Frame 1 (no input): blank canvas, image omitted
Frame 60 (no input): blank canvas, image omitted
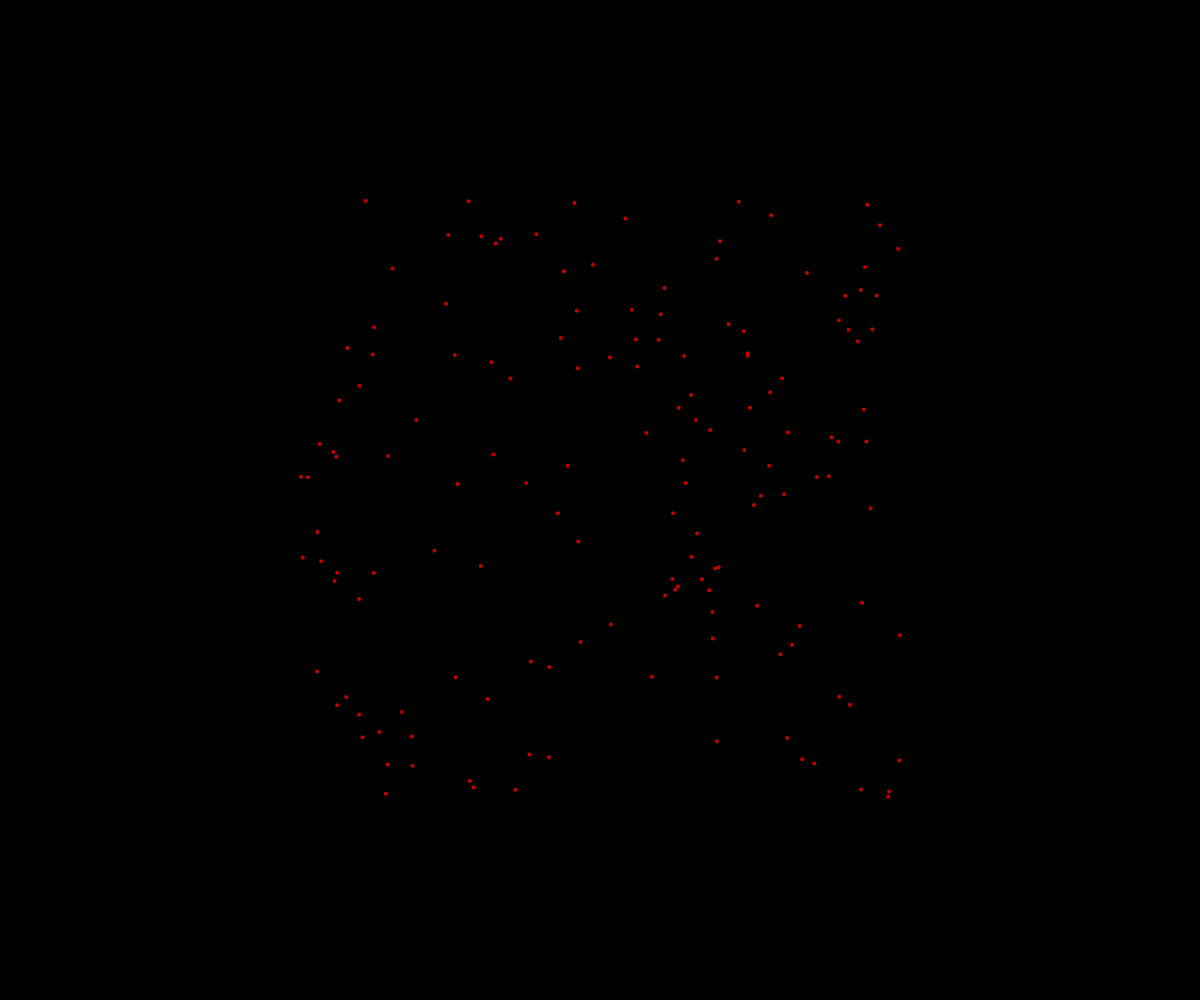
Frame 120 (the mouse pressed at the canvas centre since frame 60)

The p5.js sketch whose frames 1 and 60 were blank and that drew this single picture after the mouse press (run headless with seeded random() and noise() and a simulated clock; from frame 60 on, the mouse is pressed at the canvas centre):

// p5.js sketch
// ── sketch.js
// Fireworks OOP Demo

class Particle {
  constructor(x, y) {
    this.x = x;
    this.y = y;
    this.dx = random(-5, 5);
    this.dy = random(-5, 5);
    this.radius = 2;
    this.r = 255;
    this.g = 0;
    this.b = 0;
    this.opacity = 255;
  }

  display() {
    noStroke();
    fill(this.r, this.g, this.b, this.opacity);
    circle(this.x, this.y, this.radius*2);
  }

  update() {
    //move
    this.x += this.dx;
    this.y += this.dy;

    //fade away over time
    this.opacity--;
  }

  isDead() {
    return this.opacity <= 0;
  }
}

const NUMBER_OF_FIREWORKS_PER_CLICK = 150;
let theFireworks = [];

function setup() {
  createCanvas(windowWidth, windowHeight);
}

function draw() {
  background("black");

  for (let firework of theFireworks) {
    if (firework.isDead()) {
      //get rid of it
      let index = theFireworks.indexOf(firework);
      theFireworks.splice(index, 1);
    }
    else {
      firework.update();
      firework.display();
    }
  }
}

function mousePressed() {
  for (let i = 0; i < NUMBER_OF_FIREWORKS_PER_CLICK; i++) {
    let someFirework = new Particle(mouseX, mouseY);
    theFireworks.push(someFirework);
  }
}
